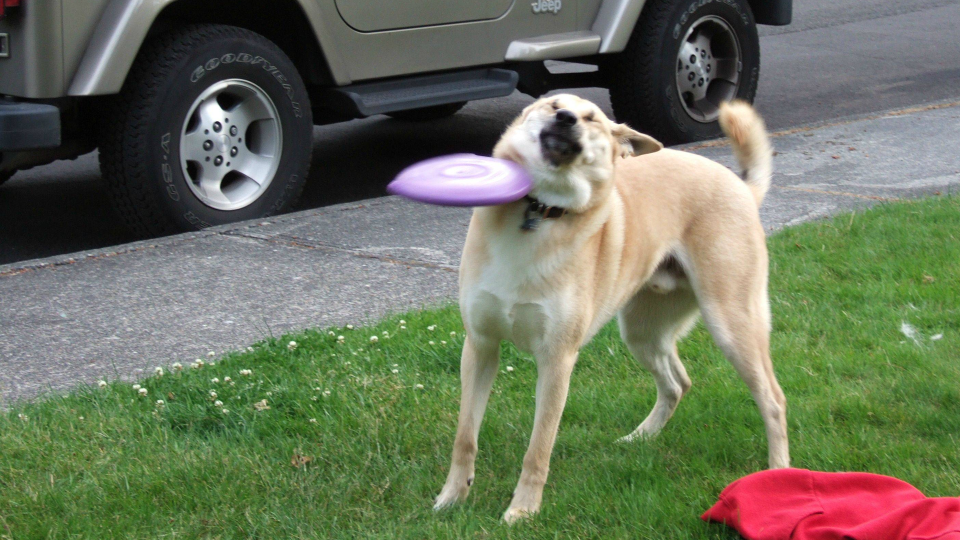
#> input picture images/sample.png, 1920 x 1080 px (shown at 1/2 size); its folder holds only this picture in this run
$ python image_ruiner.py
#> lines starting #> are read from the running program, lines starting #| are printed output that depends on the picture
import os
import shutil
from PIL import Image, ImageDraw, ImageFont

def pixel_degrade_png(
    image_path,
    output_dir="pixel_degraded_pngs",
    steps=8,
    label_size=60,
    font_file="GoogleSansCode-Regular.ttf",
    label_prefix="Quality reduced by: ",
    show_label=True,  # ← NEW toggle
):
    # Clear old images
#> called with image_path = 'sample.png', output_dir = 'pixel_degraded_pngs', steps = 8, label_size = 40, font_file = 'GoogleSansCode-Regular.ttf', label_prefix = 'Quality reduced by: ', show_label = True
    if os.path.exists(output_dir):
        shutil.rmtree(output_dir)
    os.makedirs(output_dir, exist_ok=True)

    # Load original image
    img = Image.open(image_path)
#> img is the input picture: PIL image 1920x1080 RGB; mean R, G, B 107.6, 114.8, 92.8
    original_size = img.size
#> original_size = (1920, 1080)
    images = []

    # Load font
    font_path = os.path.join(os.curdir, font_file)
    try:
        font = ImageFont.truetype(font_path, label_size)
    except Exception as e:
        print(f"Failed to load font '{font_file}': {e}. Falling back to default font.")
        font = ImageFont.load_default()

    for i in range(steps + 1):

        # Calculate degraded size
        new_width = max(1, int(original_size[0] * (1 - (i / steps) * 0.9)))
        new_height = int(new_width * original_size[1] / original_size[0])

        # Compute scale ratio for font
        scale_ratio = new_width / original_size[0]
        dynamic_label_size = max(10, int(label_size * scale_ratio))

        # Resize image once (no resize back up)
        degraded = img.resize((new_width, new_height), Image.NEAREST)

        # Load scaled font
        try:
            font = ImageFont.truetype(font_path, dynamic_label_size)
        except:
            font = ImageFont.load_default()

        if show_label:
            draw = ImageDraw.Draw(degraded)
            label = f"{label_prefix}{int((i / steps) * 100)}%"
            bbox = draw.textbbox((0, 0), label, font=font)
            text_w = bbox[2] - bbox[0]
            text_h = bbox[3] - bbox[1]

            margin, padding_x, padding_y = 20, 15, 10
            position = (margin, degraded.size[1] - text_h - margin)

            draw.rectangle(
                [position, (position[0] + text_w + padding_x, position[1] + text_h + padding_y)],
                fill=(0, 0, 0, 150),
            )

            draw.text(
                (position[0] + padding_x // 2, position[1] + padding_y // 2),
                label,
                font=font,
                fill=(255, 255, 255),
            )

        filename = f"degraded_{int((i / steps) * 100):03}.png"
        filepath = os.path.join(output_dir, filename)
        degraded.save(filepath)
        images.append(f"images/{output_dir}/{filename}")
#> this loop made 9 passes
#> (bbox, text_w, text_h, position) on passes 1 to 9: ((0, 7, 529, 48), 529, 41, (20, 1019)), ((0, 6, 484, 42), 484, 36, (20, 902)), ((0, 5, 428, 37), 428, 32, (20, 785)), ((0, 5, 360, 31), 360, 26, (20, 669)), ((0, 5, 305, 27), 305, 22, (20, 552)), ((0, 4, 235, 20), 235, 16, (20, 436)), ((0, 2, 166, 15), 166, 13, (20, 317)), ((0, 1, 138, 12), 138, 11, (20, 198)), ((0, 1, 144, 12), 144, 11, (20, 76))
#> pass 1, in pixel_degrade_png, `degraded.save(filepath)`:
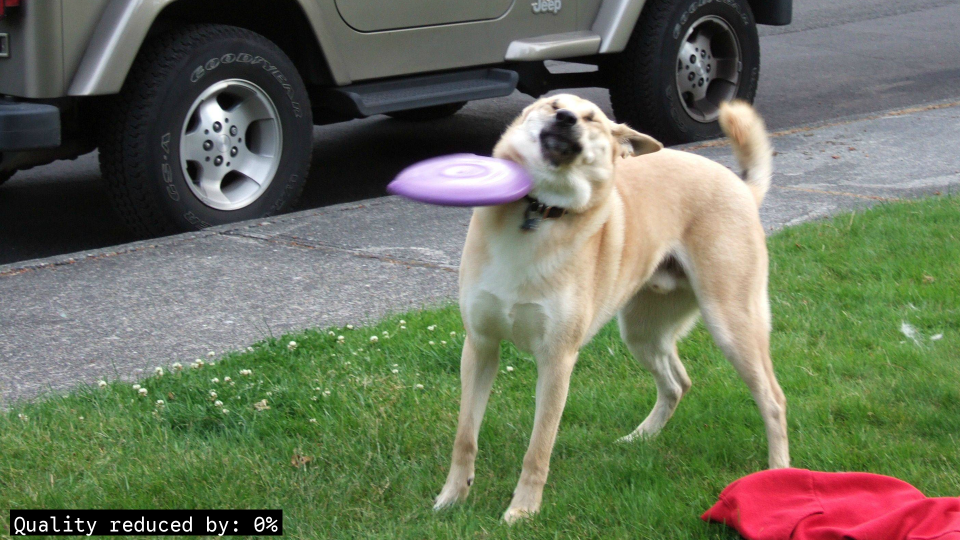
#> saved as degraded_000.png: PIL image 1920x1080 RGB (shown at 1/2 size); mean R, G, B 107.1, 113.8, 92.6
#> pass 2, in pixel_degrade_png, `degraded.save(filepath)`:
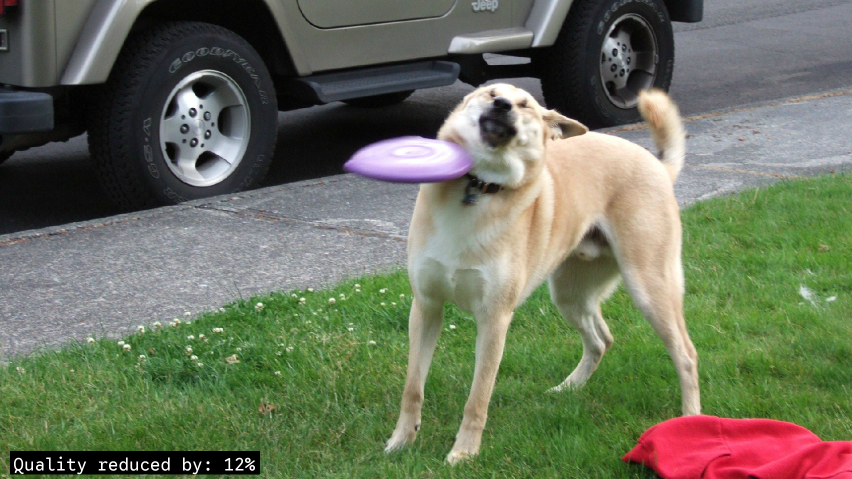
#> saved as degraded_012.png: PIL image 1704x958 RGB (shown at 1/2 size); mean R, G, B 107, 113.7, 92.5
#> after the loop:
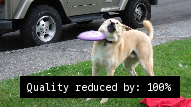
#> degraded: PIL image 191x107 RGB; mean R, G, B 94.6, 97.9, 85.1
#> after the loop, images = 9 items

    images.reverse()

    js_path = os.path.join(os.curdir, "image_list.js")
    with open(js_path, "w") as f:
        f.write("const imageList = [\n")
        for path in images:
            f.write(f'  "{path}",\n')
#> this loop made 9 passes
        f.write("];\n\nexport default imageList;\n")

    print(f"Saved {len(images)} images and image_list.js in '{os.path.abspath(os.curdir)}'")
#| Saved 9 images and image_list.js in 'images'

if __name__ == "__main__":
    pixel_degrade_png(
        image_path="sample.png",
        output_dir="pixel_degraded_pngs",
        steps=8,
        label_size=40,
        font_file="GoogleSansCode-Regular.ttf",
        label_prefix="Quality reduced by: ",
        show_label=True
    )
